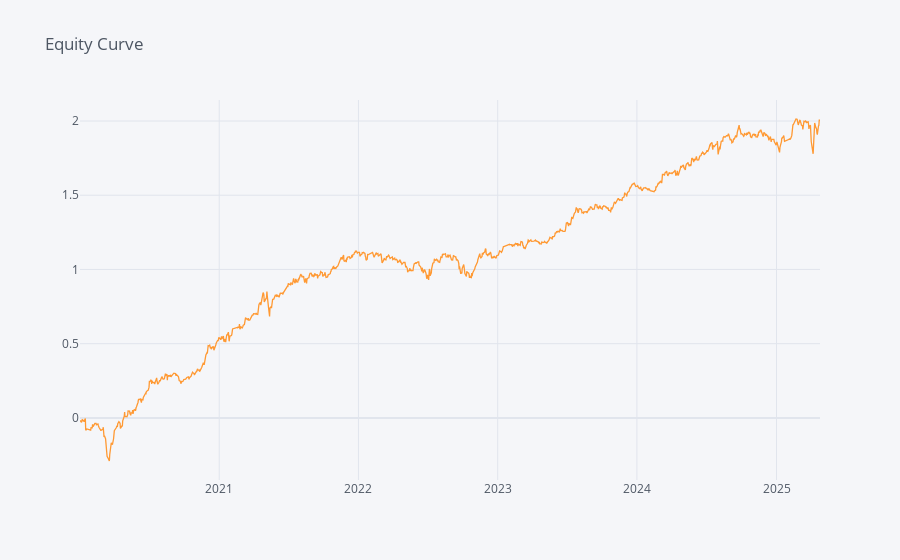
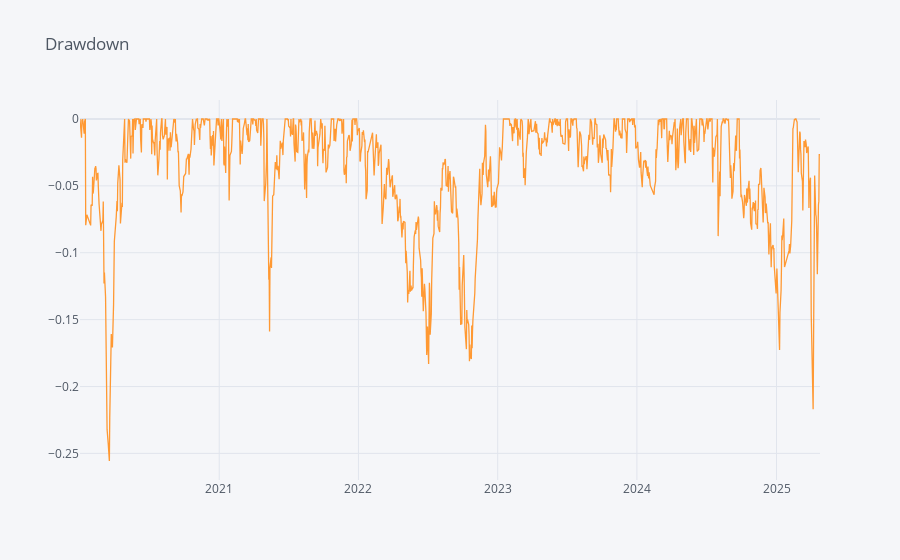
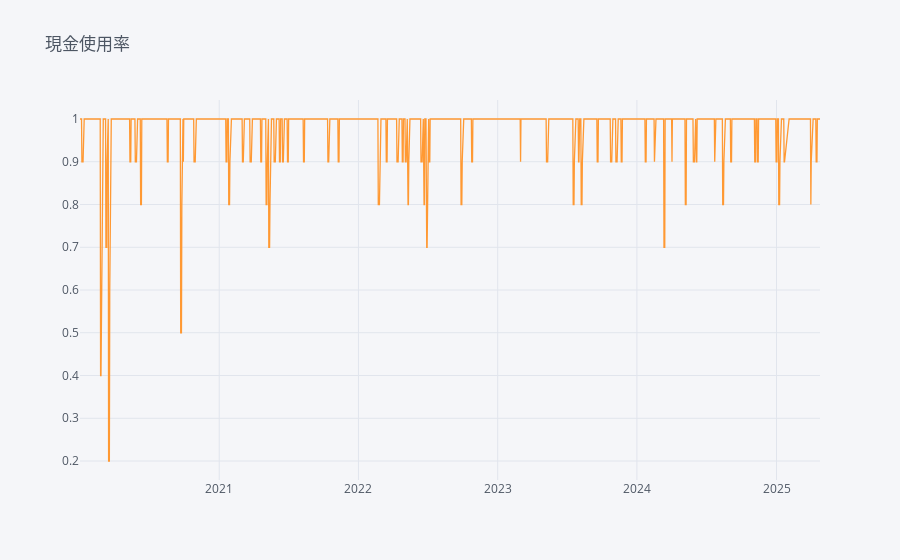

Write notebook code for charts like these, in order.
### Code cell
import warnings
warnings.filterwarnings("ignore")
def max_drawdown(prices):
    # 計算累計的最大值
    cumulative_max = prices.cummax()
    # 計算回撤 (Drawdown)
    drawdown = (prices - cumulative_max) / cumulative_max
    # 計算最大回撤 (MDD)
    mdd = drawdown.min()
    return mdd
display(pd.concat({"CAGR(%)":bt_ret.mean() * 252 * 100,
        'Sharpe' : bt_ret.mean() / bt_ret.std()*252**0.5,
        'Calmar':bt_ret.cagr() / abs(bt_ret.max_drawdown()),
        'MDD(%)' : bt_ret.max_drawdown()*100,
        '單利MDD(%)' : max_drawdown(bt_ret.cumsum().add(1))*100,
        '樣本勝率(%)' : bt_ret.apply(lambda X:((X.dropna()>0).sum() / X.dropna().shape[0])*100),
        '周勝率(%)' : bt_ret.apply(lambda X:((X.dropna().add(1).resample('W').prod().sub(1)>0).sum() / X.dropna().add(1).resample('W').prod().sub(1).dropna().shape[0])*100),
        '月勝率(%)' : bt_ret.apply(lambda X:((X.dropna().add(1).resample('ME').prod().sub(1)>0).sum() / X.dropna().add(1).resample('ME').prod().sub(1).shape[0])*100),
        '年勝率(%)' : bt_ret.apply(lambda X:((X.dropna().add(1).resample('YE').prod().sub(1)>0).sum() / X.dropna().add(1).resample('YE').prod().sub(1).shape[0])*100),
        "avg_win(%)": bt_ret.apply(lambda X: X[X > 0].mean() * 100),
        "avg_loss(%)": bt_ret.apply(lambda X: X[X < 0].mean() * 100),
        'avg(%)':bt_ret.apply(lambda X:X.mean() * 100),
        'avg_win/avg_loss' : bt_ret.apply(lambda X:(X[X > 0].mean() / abs(X[X < 0].mean()))),
        '平均交易報酬(%)': bt_ret.apply(lambda x: (x[x != 0].mean()) * 100),
        'profit_factor' : bt_ret.profit_factor(),
        },axis = 1).round(2))
bt_ret.cumsum().ffill().iplot(title='Equity Curve')
bt_ret.to_drawdown_series().iplot(title = 'Drawdown')
pd.concat({
    f'equal({round(weightings["ic_ir"].loc["2020":].sum(axis=1).mean(), 4)})': weightings['ic_ir'].loc["2020":].sum(axis=1),
}, axis=1).iplot(title='現金使用率')

### Figure 1 — Plotly figure (JSON) as saved in the notebook; plotly's stock layout.template omitted (floating-point values rounded to 4 significant figures; data arrays with more than 128 entries replaced by an {"elided": "..."} marker saying what was removed)
{"data": [{"line": {"color": "rgba(255, 153, 51, 1.0)", "dash": "solid", "shape": "linear", "width": 1.3}, "mode": "lines", "name": "ic_ir_return", "text": "", "type": "scatter", "x": {"elided": "1288 str values"}, "y": {"elided": "1288 float values"}}], "layout": {"legend": {"bgcolor": "#F5F6F9", "font": {"color": "#4D5663"}}, "paper_bgcolor": "#F5F6F9", "plot_bgcolor": "#F5F6F9", "title": {"font": {"color": "#4D5663"}, "text": "Equity Curve"}, "xaxis": {"gridcolor": "#E1E5ED", "showgrid": true, "tickfont": {"color": "#4D5663"}, "title": {"font": {"color": "#4D5663"}, "text": ""}, "zerolinecolor": "#E1E5ED"}, "yaxis": {"gridcolor": "#E1E5ED", "showgrid": true, "tickfont": {"color": "#4D5663"}, "title": {"font": {"color": "#4D5663"}, "text": ""}, "zerolinecolor": "#E1E5ED"}}}

### Figure 2 — Plotly figure (JSON) as saved in the notebook; plotly's stock layout.template omitted (floating-point values rounded to 4 significant figures; data arrays with more than 128 entries replaced by an {"elided": "..."} marker saying what was removed)
{"data": [{"line": {"color": "rgba(255, 153, 51, 1.0)", "dash": "solid", "shape": "linear", "width": 1.3}, "mode": "lines", "name": "ic_ir_return", "text": "", "type": "scatter", "x": {"elided": "1288 str values"}, "y": {"elided": "1288 float values"}}], "layout": {"legend": {"bgcolor": "#F5F6F9", "font": {"color": "#4D5663"}}, "paper_bgcolor": "#F5F6F9", "plot_bgcolor": "#F5F6F9", "title": {"font": {"color": "#4D5663"}, "text": "Drawdown"}, "xaxis": {"gridcolor": "#E1E5ED", "showgrid": true, "tickfont": {"color": "#4D5663"}, "title": {"font": {"color": "#4D5663"}, "text": ""}, "zerolinecolor": "#E1E5ED"}, "yaxis": {"gridcolor": "#E1E5ED", "showgrid": true, "tickfont": {"color": "#4D5663"}, "title": {"font": {"color": "#4D5663"}, "text": ""}, "zerolinecolor": "#E1E5ED"}}}

### Figure 3 — Plotly figure (JSON) as saved in the notebook; plotly's stock layout.template omitted (floating-point values rounded to 4 significant figures; data arrays with more than 128 entries replaced by an {"elided": "..."} marker saying what was removed)
{"data": [{"line": {"color": "rgba(255, 153, 51, 1.0)", "dash": "solid", "shape": "linear", "width": 1.3}, "mode": "lines", "name": "equal(0.9755)", "text": "", "type": "scatter", "x": {"elided": "1288 str values"}, "y": {"elided": "1288 float values"}}], "layout": {"legend": {"bgcolor": "#F5F6F9", "font": {"color": "#4D5663"}}, "paper_bgcolor": "#F5F6F9", "plot_bgcolor": "#F5F6F9", "title": {"font": {"color": "#4D5663"}, "text": "現金使用率"}, "xaxis": {"gridcolor": "#E1E5ED", "showgrid": true, "tickfont": {"color": "#4D5663"}, "title": {"font": {"color": "#4D5663"}, "text": ""}, "zerolinecolor": "#E1E5ED"}, "yaxis": {"gridcolor": "#E1E5ED", "showgrid": true, "tickfont": {"color": "#4D5663"}, "title": {"font": {"color": "#4D5663"}, "text": ""}, "zerolinecolor": "#E1E5ED"}}}
